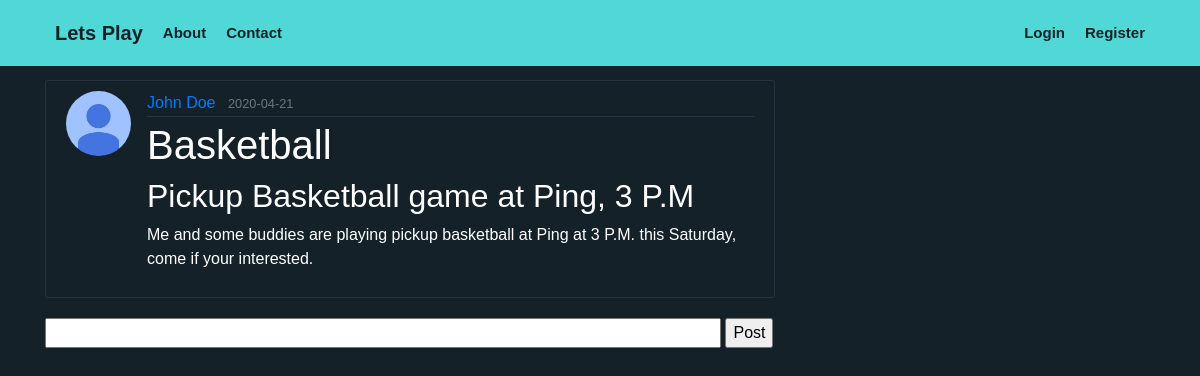
Screenshot of /post/2 with the database file from the repository.
### src/models.py (models this page shows, shortened)
class User(db.Model, UserMixin):
    id = db.Column(db.Integer, primary_key=True)                                #Each user is given a unique id number
    firstname = db.Column(db.String(20),  nullable=True)
    last_name = db.Column(db.String(20),  nullable=True)                             #User's full name
    username = db.Column(db.String(20), unique=True, nullable=False)            #Each user will be able to create a unique username of length 20
    email = db.Column(db.String(50), unique=True, nullable=False)              #Every user will need to register with an email address (maybe?)
    image_file = db.Column(db.String(20), nullable=False, default='default.jpg')#Each user has a profile pic. uploaded or default
    password = db.Column(db.String(64), nullable=False)                         #Users will have a password of up to size 64 chars
    posts = db.relationship('Post', backref='author', lazy=True)              #Posts from users will be associated with them? (maybe?)
    zipcode = db.Column(db.String(5), nullable=False)
    bio = db.Column(db.String(144), nullable=True)

class Post(db.Model):
    id = db.Column(db.Integer, primary_key=True)
    title = db.Column(db.String(25), nullable=False)  #optional title to post
    game = db.Column(db.String(100),nullable=True ) #Change to entered from menu on form
    date_posted = db.Column(db.DateTime, nullable=False, default=datetime.utcnow)
    content = db.Column(db.Text, nullable=False)
    user_id = db.Column(db.Integer, db.ForeignKey('user.id'), nullable=False)
    comment = db.relationship('Comment', backref='article', lazy=True)

### src/posts/routes.py (the view)
@posts.route("/post/<int:post_id>")
def post(post_id):
    post = Post.query.get_or_404(post_id)
    return render_template('post.html', title=post.title, post=post)

### src/templates/post.html (shortened to what this page needs)
{% extends "layout.html" %}
{% block content %}
    <article class="media content-section">
        <img class="rounded-circle article-img" src="{{ url_for('static', filename='profile_pics/' + post.author.image_file) }}">
        <div class="media-body">
            <div class="article-metadata">
            <a class="mr-2" href="{{url_for('users.user_page', username=post.author.username) }}">{{ post.author.username }}</a>
            <small class="text-muted">{{ post.date_posted.strftime('%Y-%m-%d') }}</small>
            </div>
            <h1 class='game-lable'> {{ post.game }} </h1>
            <h2 class="article-title">{{ post.title }}</h2>
            <p class="article-content">{{ post.content }}</p>
        </div>
    </article>
    <body>
      <div class="info">
        <input id="example" type="text"
               name="Ntext" size="75">
        <input id="sent" type="submit"
               value="Post">
    </div>
    </body>
{% endblock %}

### src/static/main.css (style rules this page uses)
body { background-color: rgb(21,33,40); background-size: 400% 400%; margin-top: 5rem; font-family: Helvetica; }
h1, h2, h3, h4, h5, h6, p { color: #ffffff; }
.content-section { background: #152128;; padding: 10px 20px; border: 1px solid rgb(37, 51, 65); border-radius: 3px; margin-bottom: 20px; color: #ffffff; }
.article-content { white-space: pre-line; }
.article-img { height: 65px; width: 65px; margin-right: 16px; }
.article-metadata { padding-bottom: 1px; margin-bottom: 4px; border-bottom: 1px solid rgb(37, 51, 65); }

### rows the page displays
User: image_file (placeholder picture), author.username "John Doe"
Post: date_posted "2020-04-21", game "Basketball", title "Pickup Basketball game at Ping, 3 P.M", content "Me and some buddies are playing pickup basketball at Ping at 3 P.M. this Saturday, come if your interested."
